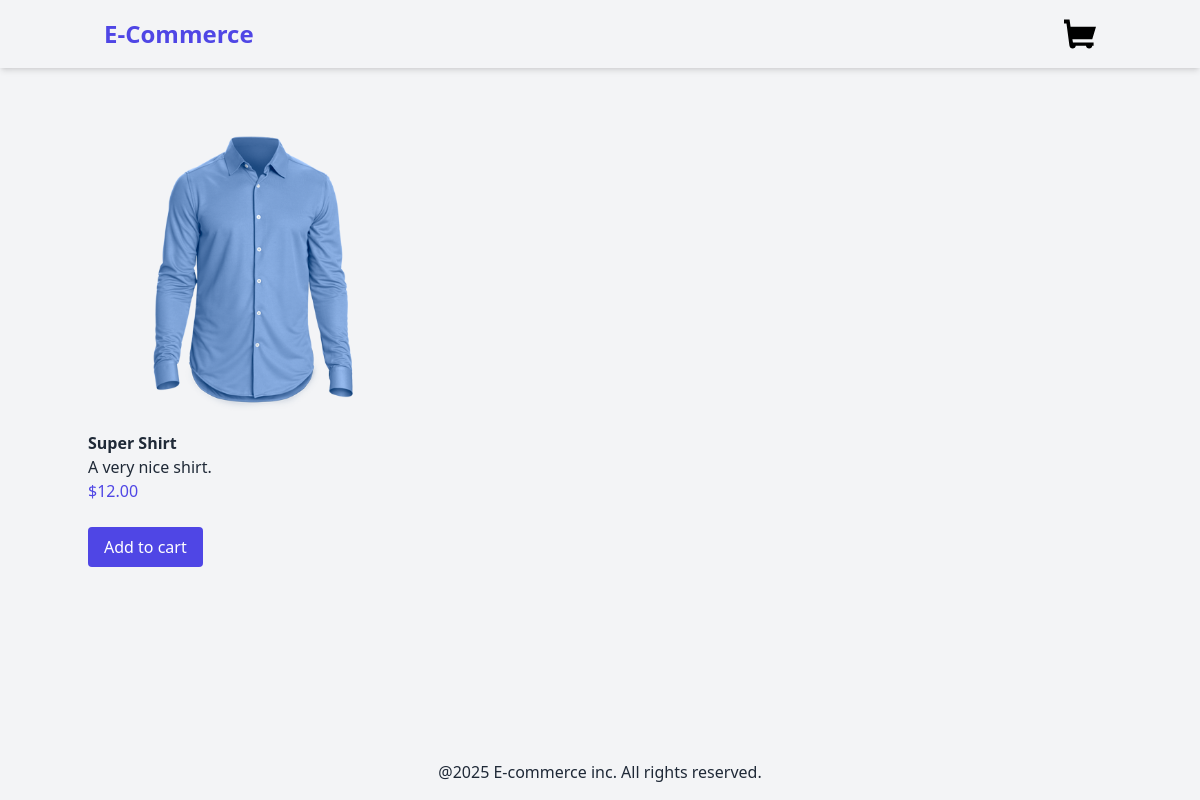
Page /product/1/super-shirt/ on the committed database.
### product/models.py (models this page shows, shortened)
class Product(models.Model):
    category    =   models.ForeignKey(Category,on_delete=models.CASCADE)
    name        =   models.CharField(max_length=250)
    slug        =   models.SlugField(max_length=250)
    description =   models.TextField(blank=True)
    price       =   models.DecimalField(max_digits=10,decimal_places=2)
    available   =   models.BooleanField(default=True)
    created     =   models.DateTimeField(auto_now_add=True)
    updated     =   models.DateTimeField(auto_now=True)
    image       =   models.ImageField(upload_to='media/images',blank=True,null=True)

### product/views.py (the view)
# urls.py: path('product/<int:id>/<slug:slug>/',views.product_detail,name='product_detail'),
def product_detail(request,id,slug):
    product = get_object_or_404(Product,id=id,slug=slug,available=True)
    context={
        'product':product
    }
    return render(request,'products/product/detail.html',context)

### product/templates/products/product/detail.html (shortened to what this page needs)
{% extends "base.html" %}
{% block content %}
 <div class="grid grid-cols-3 gap-4">
    <div>
        {% if product.image %}
            <img src="{{ product.image.url }}" alt="{{ product.name}} " class="max-h-[80vh]">
        {% else %}
            <p>This image is not available </p>
        {% endif %}
        <h3 class="font-semibold">{{ product.name }}</h3>
        <p>{{ product.description }}</p>
        <p class="text-indigo-600">${{ product.price }}</p>
        <br>
        <form action="{% url 'cart_add' product.id %}" method="post" id="add-to-cart-form">
            <button type="submit" class="bg-indigo-600 text-white px-4 py-2 rounded"> Add to cart </button>
        </form>
    </div>
 </div>
{% endblock %}

### rows in the picture
Product: image (picture), name "Super Shirt", description "A very nice shirt.", price "12.00"
